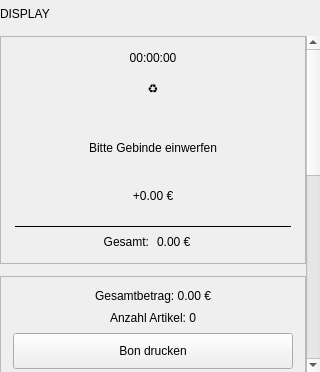
<?xml version="1.0" encoding="UTF-8"?>
<ui version="4.0">
 <class>DisplayMonitor</class>
 <widget class="QFrame" name="DisplayMonitor">
  <property name="minimumSize">
   <size>
    <width>320</width>
    <height>0</height>
   </size>
  </property>
  <property name="sizePolicy">
   <sizepolicy hsizetype="Expanding" vsizetype="Expanding">
    <horstretch>1</horstretch>
    <verstretch>1</verstretch>
   </sizepolicy>
  </property>
  <property name="frameShape">
   <enum>QFrame::Shape::NoFrame</enum>
  </property>
  <layout class="QVBoxLayout" name="outerLayout">
   <property name="spacing">
    <number>8</number>
   </property>
   <property name="leftMargin">
    <number>0</number>
   </property>
   <property name="topMargin">
    <number>0</number>
   </property>
   <property name="rightMargin">
    <number>0</number>
   </property>
   <property name="bottomMargin">
    <number>0</number>
   </property>
   <item>
    <widget class="QLabel" name="titleLabel">
     <property name="text">
      <string>DISPLAY</string>
     </property>
     <property name="minimumSize">
      <size>
       <width>0</width>
       <height>28</height>
      </size>
     </property>
    </widget>
   </item>
   <item>
    <widget class="QScrollArea" name="scrollArea">
     <property name="frameShape">
      <enum>QFrame::Shape::NoFrame</enum>
     </property>
     <property name="widgetResizable">
      <bool>true</bool>
     </property>
     <property name="horizontalScrollBarPolicy">
      <enum>Qt::ScrollBarPolicy::ScrollBarAlwaysOff</enum>
     </property>
     <widget class="QWidget" name="scrollContent">
      <layout class="QVBoxLayout" name="contentLayout">
       <property name="spacing">
        <number>12</number>
       </property>
       <property name="leftMargin">
        <number>0</number>
       </property>
       <property name="topMargin">
        <number>0</number>
       </property>
       <property name="rightMargin">
        <number>0</number>
       </property>
       <property name="bottomMargin">
        <number>4</number>
       </property>
       <item>
        <widget class="QFrame" name="screen">
         <property name="minimumSize">
          <size>
           <width>0</width>
           <height>210</height>
          </size>
         </property>
         <property name="sizePolicy">
          <sizepolicy hsizetype="Expanding" vsizetype="Fixed">
           <horstretch>0</horstretch>
           <verstretch>0</verstretch>
          </sizepolicy>
         </property>
         <property name="frameShape">
          <enum>QFrame::Shape::StyledPanel</enum>
         </property>
         <layout class="QVBoxLayout" name="screenLayout">
          <property name="spacing">
           <number>8</number>
          </property>
          <property name="leftMargin">
           <number>14</number>
          </property>
          <property name="topMargin">
           <number>14</number>
          </property>
          <property name="rightMargin">
           <number>14</number>
          </property>
          <property name="bottomMargin">
           <number>14</number>
          </property>
          <item>
           <widget class="QLabel" name="timeLabel">
            <property name="minimumSize">
             <size>
              <width>0</width>
              <height>22</height>
             </size>
            </property>
            <property name="text">
             <string>00:00:00</string>
            </property>
            <property name="alignment">
             <set>Qt::AlignmentFlag::AlignHCenter</set>
            </property>
           </widget>
          </item>
          <item>
           <widget class="QLabel" name="iconLabel">
            <property name="minimumSize">
             <size>
              <width>0</width>
              <height>52</height>
             </size>
            </property>
            <property name="maximumSize">
             <size>
              <width>16777215</width>
              <height>56</height>
             </size>
            </property>
            <property name="text">
             <string>♻</string>
            </property>
            <property name="alignment">
             <set>Qt::AlignmentFlag::AlignHCenter</set>
            </property>
           </widget>
          </item>
          <item>
           <widget class="QLabel" name="messageLabel">
            <property name="minimumSize">
             <size>
              <width>0</width>
              <height>40</height>
             </size>
            </property>
            <property name="text">
             <string>Bitte Gebinde einwerfen</string>
            </property>
            <property name="alignment">
             <set>Qt::AlignmentFlag::AlignHCenter</set>
            </property>
            <property name="wordWrap">
             <bool>true</bool>
            </property>
           </widget>
          </item>
          <item>
           <widget class="QLabel" name="valueLabel">
            <property name="minimumSize">
             <size>
              <width>0</width>
              <height>28</height>
             </size>
            </property>
            <property name="text">
             <string>+0.00 €</string>
            </property>
            <property name="alignment">
             <set>Qt::AlignmentFlag::AlignHCenter</set>
            </property>
           </widget>
          </item>
          <item>
           <widget class="QFrame" name="line">
            <property name="minimumSize">
             <size>
              <width>0</width>
              <height>2</height>
             </size>
            </property>
            <property name="maximumSize">
             <size>
              <width>16777215</width>
              <height>2</height>
             </size>
            </property>
            <property name="frameShape">
             <enum>QFrame::Shape::HLine</enum>
            </property>
           </widget>
          </item>
          <item>
           <layout class="QHBoxLayout" name="totalRow">
            <item>
             <widget class="QLabel" name="totalTitleLabel">
              <property name="text">
               <string>Gesamt:</string>
              </property>
              <property name="alignment">
               <set>Qt::AlignmentFlag::AlignRight|Qt::AlignmentFlag::AlignVCenter</set>
              </property>
             </widget>
            </item>
            <item>
             <widget class="QLabel" name="totalLabel">
              <property name="text">
               <string>0.00 €</string>
              </property>
              <property name="alignment">
               <set>Qt::AlignmentFlag::AlignLeft|Qt::AlignmentFlag::AlignVCenter</set>
              </property>
             </widget>
            </item>
           </layout>
          </item>
         </layout>
        </widget>
       </item>
       <item>
        <widget class="QFrame" name="bonPanel">
         <property name="visible">
          <bool>false</bool>
         </property>
         <property name="frameShape">
          <enum>QFrame::Shape::StyledPanel</enum>
         </property>
         <layout class="QVBoxLayout" name="bonPanelLayout">
          <property name="spacing">
           <number>8</number>
          </property>
          <property name="leftMargin">
           <number>12</number>
          </property>
          <property name="topMargin">
           <number>12</number>
          </property>
          <property name="rightMargin">
           <number>12</number>
          </property>
          <property name="bottomMargin">
           <number>12</number>
          </property>
          <item>
           <widget class="QLabel" name="bonTotalLabel">
            <property name="text">
             <string>Gesamtbetrag: 0.00 €</string>
            </property>
            <property name="alignment">
             <set>Qt::AlignmentFlag::AlignHCenter</set>
            </property>
            <property name="wordWrap">
             <bool>true</bool>
            </property>
           </widget>
          </item>
          <item>
           <widget class="QLabel" name="bonCountLabel">
            <property name="text">
             <string>Anzahl Artikel: 0</string>
            </property>
            <property name="alignment">
             <set>Qt::AlignmentFlag::AlignHCenter</set>
            </property>
           </widget>
          </item>
          <item>
           <widget class="QPushButton" name="bonPapierBtn">
            <property name="minimumSize">
             <size>
              <width>0</width>
              <height>36</height>
             </size>
            </property>
            <property name="text">
             <string>Bon drucken</string>
            </property>
           </widget>
          </item>
          <item>
           <widget class="QPushButton" name="bonDigitalBtn">
            <property name="minimumSize">
             <size>
              <width>0</width>
              <height>36</height>
             </size>
            </property>
            <property name="text">
             <string>Digitaler Bon</string>
            </property>
           </widget>
          </item>
          <item>
           <widget class="QPushButton" name="bonAbbruchBtn">
            <property name="minimumSize">
             <size>
              <width>0</width>
              <height>32</height>
             </size>
            </property>
            <property name="text">
             <string>Abbrechen</string>
            </property>
           </widget>
          </item>
         </layout>
        </widget>
       </item>
       <item>
        <widget class="QFrame" name="cardLastThrows">
         <property name="frameShape">
          <enum>QFrame::Shape::StyledPanel</enum>
         </property>
         <layout class="QVBoxLayout" name="cardLastThrowsLayout">
          <property name="spacing">
           <number>8</number>
          </property>
          <property name="leftMargin">
           <number>12</number>
          </property>
          <property name="topMargin">
           <number>10</number>
          </property>
          <property name="rightMargin">
           <number>12</number>
          </property>
          <property name="bottomMargin">
           <number>10</number>
          </property>
          <item>
           <widget class="QLabel" name="lastThrowsTitle">
            <property name="text">
             <string>Letzte Einwürfe</string>
            </property>
           </widget>
          </item>
          <item>
           <widget class="QTableWidget" name="lastThrowsTable">
            <property name="minimumSize">
             <size>
              <width>0</width>
              <height>120</height>
             </size>
            </property>
            <property name="sizePolicy">
             <sizepolicy hsizetype="Expanding" vsizetype="Expanding">
              <horstretch>1</horstretch>
              <verstretch>1</verstretch>
             </sizepolicy>
            </property>
            <property name="rowCount">
             <number>0</number>
            </property>
            <property name="columnCount">
             <number>4</number>
            </property>
            <column/>
            <column/>
            <column/>
            <column/>
           </widget>
          </item>
         </layout>
        </widget>
       </item>
       <item>
        <widget class="QFrame" name="cardHelp">
         <property name="frameShape">
          <enum>QFrame::Shape::StyledPanel</enum>
         </property>
         <layout class="QVBoxLayout" name="cardHelpLayout">
          <property name="spacing">
           <number>6</number>
          </property>
          <property name="leftMargin">
           <number>12</number>
          </property>
          <property name="topMargin">
           <number>10</number>
          </property>
          <property name="rightMargin">
           <number>12</number>
          </property>
          <property name="bottomMargin">
           <number>10</number>
          </property>
          <item>
           <widget class="QLabel" name="helpTitle">
            <property name="text">
             <string>Hinweis</string>
            </property>
           </widget>
          </item>
          <item>
           <widget class="QLabel" name="helpTextLabel">
            <property name="text">
             <string>• Flaschen, Dosen oder Kisten einzeln einwerfen.
• Nur akzeptierte Gebinde werden erkannt.
• Am Ende Bon wählen.</string>
            </property>
            <property name="wordWrap">
             <bool>true</bool>
            </property>
           </widget>
          </item>
         </layout>
        </widget>
       </item>
       <item>
        <widget class="QLabel" name="hintLabel">
         <property name="minimumSize">
          <size>
           <width>0</width>
           <height>36</height>
          </size>
         </property>
         <property name="text">
          <string>Vielen Dank! Bitte weiter so.</string>
         </property>
         <property name="alignment">
          <set>Qt::AlignmentFlag::AlignHCenter</set>
         </property>
         <property name="wordWrap">
          <bool>true</bool>
         </property>
        </widget>
       </item>
      </layout>
     </widget>
    </widget>
   </item>
  </layout>
 </widget>
 <resources/>
 <connections/>
</ui>
